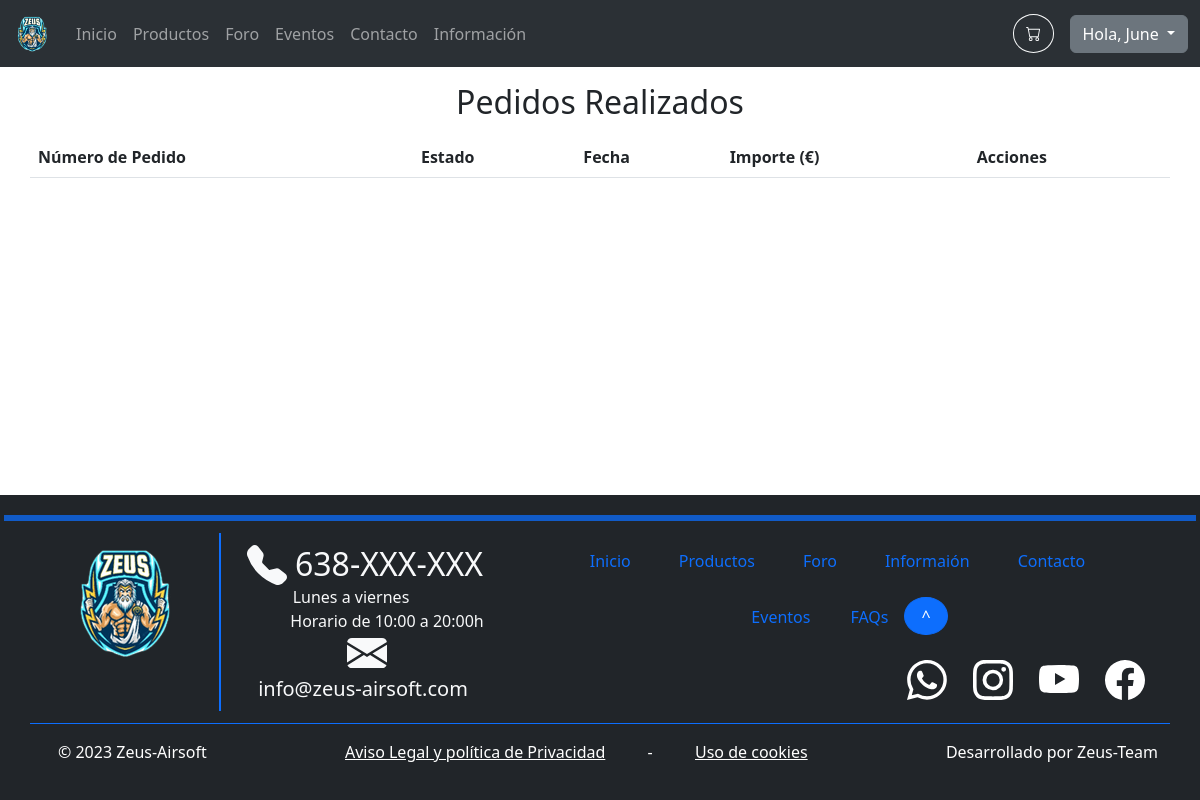
Before: /orders.php (signed in) with the older database file.
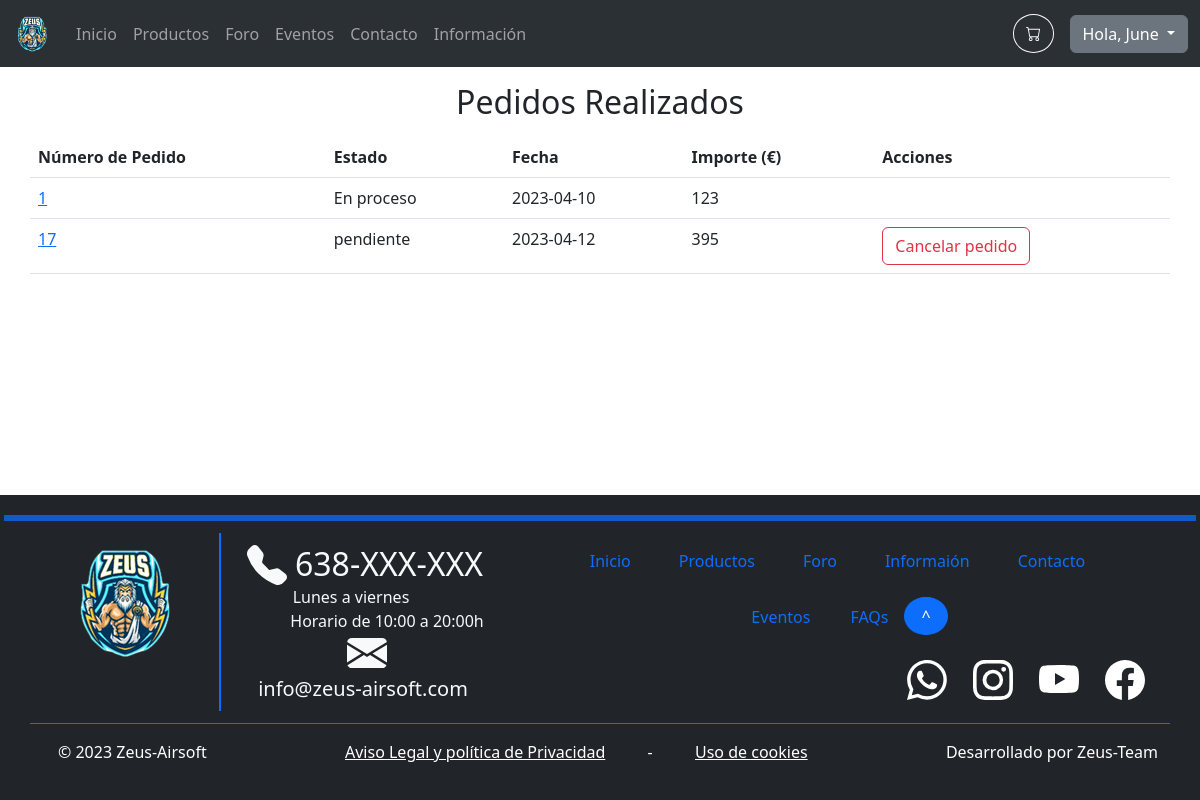
After: the same page with the newer database file.
### tables this page shows
CREATE TABLE `orders` (
  `id` int(11) NOT NULL,
  `state` varchar(1000) NOT NULL,
  `date` date NOT NULL,
  `amount` int(11) NOT NULL,
  `quantity` int(11) NOT NULL,
  `paymentMethod` varchar(1000) NOT NULL,
  `address` varchar(1000) NOT NULL
);

### includes/DTO/userDTO.php (called while the page is built, shortened)
<?php
require_once 'includes/config.php';
class UserDTO extends DTO
{
    private $m_ID;
    private $m_Name;
    public function getID()
    {
        return $this->m_ID;
    }
    public function getName()
    {
        return $this->m_Name;
    }
}

### includes/config.php (called while the page is built, shortened)
<?php
spl_autoload_register(function ($class) {
	$namespaceLength = strlen(NAMESPACE_PREFIX);
	$relativeClass = substr($class, $namespaceLength);
	$file = INCLUDES_ROOT . '/' . str_replace('\\', '/', $relativeClass) . '.php';
});

### includes/database/databaseProxy.php (called while the page is built, shortened)
<?php
require_once 'includes/config.php';
class DatabaseProxy
{
    private $m_Connection;
    public function __construct($databaseOptions = array())
    {
        $databaseOptions = array_merge(self::DEFAULT_OPTIONS, $databaseOptions);
        $host = $databaseOptions[self::HOST_KEY];
        $name = $databaseOptions[self::DATABASE_NAME_KEY];
        $username = $databaseOptions[self::USERNAME_KEY];
        $password = $databaseOptions[self::PASSWORD_KEY];
        $PDOOptions = $databaseOptions[self::PDO_OPTIONS_KEY];
        try {
            $this->m_Connection = new PDO("mysql:host=$host;dbname=$name", $username, $password, $PDOOptions);
        } catch (PDOException $e) {
            die('PDO connection error: ' . $e->getMessage());
        }
    }
    public function prepare($query)
    {
        return $this->m_Connection->prepare($query);
    }
}

### includes/Application.php (called while the page is built, shortened)
<?php
require_once 'includes/config.php';
class Application
{
    private static $s_Instance;
    private $m_DatabaseProxy;
    private function __construct()
    {
        $this->m_DatabaseProxy = new DatabaseProxy();
    }
    public static function getInstance() : Application
    {
        if (!isset(self::$s_Instance))
            self::$s_Instance = new Application();
        return self::$s_Instance;
    }
    public function getDatabaseProxy() : DatabaseProxy
    {
        return $this->m_DatabaseProxy;
    }
}

### includes/DAO/DAO.php (called while the page is built, shortened)
<?php
require_once 'includes/config.php';
abstract class DAO
{
    public function __construct($tableName)
    {
        $this->m_DatabaseProxy = Application::getInstance()->getDatabaseProxy();
    }
}

### includes/DAO/orderDAO.php (called while the page is built, shortened)
<?php
require_once 'includes/config.php';
class OrderDAO extends DAO
{
    public function getOrderForUser($userID): array
    {
        $query = 'SELECT o.id AS orderID,  o.state AS stateO, o.date AS dateO, o.amount AS amountO, o.quantity AS quantityO, o.paymentMethod AS paymentMethodO, o.address AS addressO
        FROM orders o
        INNER JOIN users_orders uo ON o.id = uo.orderID
        WHERE uo.userID = :userID';
        $statement = $this->m_DatabaseProxy->prepare($query);
        $statement->bindParam(':userID', $userID);
        $statement->execute();
        return $statement->fetchAll();
    }
}

### orders.php (the view, shortened to what this page needs)
<?php
require_once 'includes/config.php';
$userID = $_SESSION['user']->getID();
$orderDAO = new OrderDAO;
$orders = $orderDAO->read();
$results = $orderDAO->getOrderForUser($userID);
?>
<div class="container">
    <h2 class="m-3 d-flex justify-content-center">Pedidos Realizados</h2>
    <div class="row">
        <?php if (!isset($orders) || empty($orders)) : ?>
            <div class="col-12">
                <div class="row d-flex justify-content-center">
                    <h5>No hay ningún pedido realizado</h5>
                </div>
            </div>
        <?php else : ?>
            <table class="table">
                <thead>
                    <tr>
                        <th scope="col">Número de Pedido</th>
                        <th scope="col">Estado</th>
                        <th scope="col">Fecha</th>
                        <th scope="col">Importe (€)</th>
                        <th scope="col">Acciones</th>
                    </tr>
                </thead>
                <tbody>
                    <?php foreach ($results as $result) : ?>
                        <tr>
                            <?php
                                $orderID = $result['orderID'];
                                $state = $result['stateO'];
                                $date = $result['dateO'];
                                $amount = $result['amountO'];
                            ?>
                            <td><a href="viewOrder.php?orderID=<?= $orderID ?>"><?= $orderID ?></a></td>
                            <td><?= $state ?></td>
                            <td><?= $date ?></td>
                            <td><?= $amount ?></td>
                            <?php if ($result["stateO"] == "pendiente" || $result["stateO"] == "en proceso") : ?>
                                <td>
                                <?= ($form = new UpdateOrderForm($orderID, true))->handleForm(); ?>
                                </td>
                            <?php else : ?>
                                <td></td>
                            <?php endif; ?>
                        </tr>
                    <?php endforeach; ?>
                </tbody>
            </table>
        <?php endif ?>
    </div>
</div>
<?php
$content = ob_get_clean();
require_once INCLUDES_ROOT . '/templates/default_template.php';
?>

### includes/templates/default_template.php (shortened to what this page needs)
<!DOCTYPE html>
<html class="h-100" lang="es">
<head>
	<link href="https://cdn.jsdelivr.net/npm/bootstrap@5.3.0-alpha1/dist/css/bootstrap.min.css" rel="stylesheet">
</head>
<body class="min-vh-100">
	<div class="min-vh-100 d-flex flex-column">
		<?php require dirname(__DIR__) . '/common/navbar.php' ?>
		<main class="d-flex flex-fill">
			<?= $content ?>
		</main>
		<?php require dirname(__DIR__) . '/common/footer.php' ?>
	</div>
</body>
</html>

### includes/common/navbar.php (shortened to what this page needs)
<?php
require_once 'includes/config.php';
$current_page = basename($_SERVER['PHP_SELF']);
$logoPath = 'images/logo.png';
$menu = array(
    "index.php" => 'Inicio',
    "products.php" => 'Productos',
    "forum.php" => 'Foro',
    "events.php" => 'Eventos',
    "contact.php" => 'Contacto',
    "information.php" => 'Información'
);
?>
<nav class="navbar navbar-dark bg-dark navbar-expand-lg bg-body-tertiary" data-bs-theme="dark">
    <div class="container-fluid">
        <a class="navbar-brand" href="index.php">
            <img src="<?= $logoPath ?>" alt="Logo" width="40" height="40" class="d-inline-block align-text-top">
        </a>
        <div class="collapse navbar-collapse" id="navbarText">
            <ul class="navbar-nav me-auto mb-2 mb-lg-0 justify-content-center">
                <?php foreach ($menu as $key => $value) : ?>
                    <li class="nav-item">
                        <a class="nav-link<?= $key == $current_page ? ' active' : '' ?>" href="<?= $key ?>"><?= $value ?></a>
                    </li>
                <?php endforeach ?>
            </ul>
            <form action="shopping-cart.php">
                <button type="submit" class="rounded-circle btn btn-outline-light me-3 pt-1">
                </button>
            </form>
            <?php if (isset($_SESSION["user"])) : ?>
                <div class="dropdown">
                    <button class="btn btn-secondary dropdown-toggle" type="button" data-bs-toggle="dropdown" aria-expanded="false">
                        Hola, <?= $_SESSION["user"]->getName() ?>
                    </button>
                </div>
            <?php endif ?>
        </div>
    </div>
</nav>

### includes/common/footer.php (shortened to what this page needs)
<footer class="bg-dark text-light py-3">
    <hr class="border border-primary border-3 opacity-75 m-1">
    <div class="container text-center ">
        <div class="row  ">
            <div class="col-md-2 border-end border-primary pb-1 mb-2 py-2 my-2">
                <a href="index.php" class="nav justify-content-center ">
                    <img src="images/logo.png">
                </a>
            </div>
            <div class="col-md-3 border-start border-primary pb-1 mb-2 py-2 my-2">
                <a href="contact.php " class="nav-link p-0 ">
                    <div class="nav justify-content-center mb-0 my-1">
                        <h2 class=" mb-0"> 638-XXX-XXX </h2>
                    </div>
                    <p class="mb-0 me-4">Lunes a viernes</p>
                    <p class="mb-0 ms-5">Horario de 10:00 a 20:00h</p>
                    <div class="nav justify-content-center mb-0 ">
                        <h5 class=" mb-0 py-1"> info@zeus-airsoft.com</h5>
                    </div>
                </a>
            </div>
            <div class="col-md-7 pb-1 mb-2 py-2 my-2">
                <ul class="nav justify-content-center p-0 ">
                    <li>
                        <p><a class="nav-link px-4" href="index.php"> Inicio</a></p>
                    </li>
                    <li>
                        <p><a href="products.php " class="nav-link px-4 ">Productos</a></p>
                    </li>
                    <li>
                        <p><a href="forum.php " class="nav-link px-4 ">Foro</a></p>
                    </li>
                    <li>
                        <p><a href="information.php " class="nav-link px-4 ">Informaión</a></p>
                    </li>
                    <li>
                        <p><a href="contact.php " class="nav-link px-4">Contacto</a></p>
                    </li>
                    <li>
                        <p><a href="events.php " class="nav-link px-4">Eventos</a></p>
                    </li>
                    <li>
                    <li>
                        <p><a href="faqs.php" class="nav-link px-3 ">FAQs</a></p>
                    </li>
                    <li>
                        <button class="btn btn-primary rounded-circle px-3" onclick="topFunction()" title="Ir arriba">^</button>
                    </li>
                </ul>
                <div class="row justify-content-end">
                    <ul class="nav col-md-6 justify-content-end list-unstyled d-flex  right-alignement">
                        <button type="button" class="btn btn-outline-dark rounded-5" onmouseover="this.style.backgroundColor='green'" onmouseout="this.style.backgroundColor=''">
                        </button>
                        <button type="button" class="btn btn-outline-dark rounded-5" onmouseover="this.style.backgroundColor='#833AB4'" onmouseout="this.style.backgroundColor=''">
                        </button>
                        <button type="button" class="btn btn-outline-dark rounded-5" onmouseover="this.style.backgroundColor='red'" onmouseout="this.style.backgroundColor=''">
                        </button>
                        <button type="button" class="btn btn-outline-dark rounded-5" onmouseover="this.style.backgroundColor='blue'" onmouseout="this.style.backgroundColor=''">
                        </button>
                    </ul>
                </div>
            </div>
            <div class="d-flex flex-sm-row justify-content-between py-3 my-1 pb-0 border-top border-primary">
                <div class="nav-link ms-3 me-5 text-white">
                    <p>&copy; 2023 Zeus-Airsoft</p>
                </div>
                <div class="nav-link  ms-5 ">
                    <p><a href="info.php#politica " class="text-white">Aviso Legal y política de
                            Privacidad</a></p>
                </div>
                <div class="nav-link  text-white ">
                    <p>-</p>
                </div>
                <div class="nav-link  me-5 ">
                    <p><a href="info.php#cookies" class="text-white">Uso de cookies</a></p>
                </div>
                <div class="nav-link    ms-5 text-white ">
                    <p>Desarrollado por Zeus-Team</p>
                </div>
            </div>
        </div>
</footer>

### includes/forms/updateOrderForm.php (shortened to what this page needs)
<?php
require_once 'includes/config.php';
class UpdateOrderForm extends Form
{
    private $m_OrderID;
    public function __construct($orderID, $inline = false)
    {
        $this->m_OrderID = $orderID;
    }
    protected function generateFormFields($data)
    {
        return <<<HTML
            <button type="submit" class="btn btn-outline-danger" name="orderID" value="{$this->m_OrderID}">Cancelar pedido</button>
        HTML;
    }
}

### includes/forms/form.php (shortened to what this page needs)
<?php
abstract class Form
{
    protected $m_FormID;
    protected $m_Method;
    protected $m_Action;
    protected $m_ClassAttribute;
    protected $m_EncodeTypeAttribute;
    public function __construct($formID, $options = array())
    {
        $this->m_FormID = $formID;
        $options = array_merge(self::DEFAULT_OPTIONS, $options);
        $this->m_Action = $options[self::ACTION_KEY];
        $this->m_Method = $options[self::METHOD_KEY];
        $this->m_ClassAttribute = $options[self::CLASS_ATTRIBUTE_KEY];
        $this->m_EncodeTypeAttribute = $options[self::ENCODE_TYPE_KEY];
        if (!$this->m_Action)
            $this->m_Action = htmlspecialchars($_SERVER['REQUEST_URI']);
    }
    public function handleForm()
    {
        if (strcasecmp('GET', $this->m_Method) == 0)
            $data = &$_GET;
        else
            $data = &$_POST;
        if (!$this->hasSentForm($data))
            return $this->generateForm($data);
    }
    private function hasSentForm($data)
    {
        return isset($data[self::FORM_ID_KEY]) && $data[self::FORM_ID_KEY] == $this->m_FormID;
    }
    private function generateForm($data)
    {
        $formIDKey = self::FORM_ID_KEY;
        $formFieldsHTML = $this->generateFormFields($data);
        $classAttribute = ($this->m_ClassAttribute != null) ? "class=\"{$this->m_ClassAttribute}\"" : '';
        $encodeTypeAttribute = ($this->m_EncodeTypeAttribute != null) ? "enctype=\"{$this->m_EncodeTypeAttribute}\"" : '';
        return <<<HTML_FORM
        <form method="{$this->m_Method}" action="{$this->m_Action}" id="{$this->m_FormID}" {$classAttribute} {$encodeTypeAttribute}>
            <input type="hidden" name="$formIDKey" value="{$this->m_FormID}" />
            $formFieldsHTML
        </form>
        HTML_FORM;
    }
}

Changed rows visible on the page:
now on this page (row unchanged): orders: id "1", state "En proceso", date "2023-04-10", amount "123"
added orders: id "17", state "pendiente", date "2023-04-12", amount "395"
